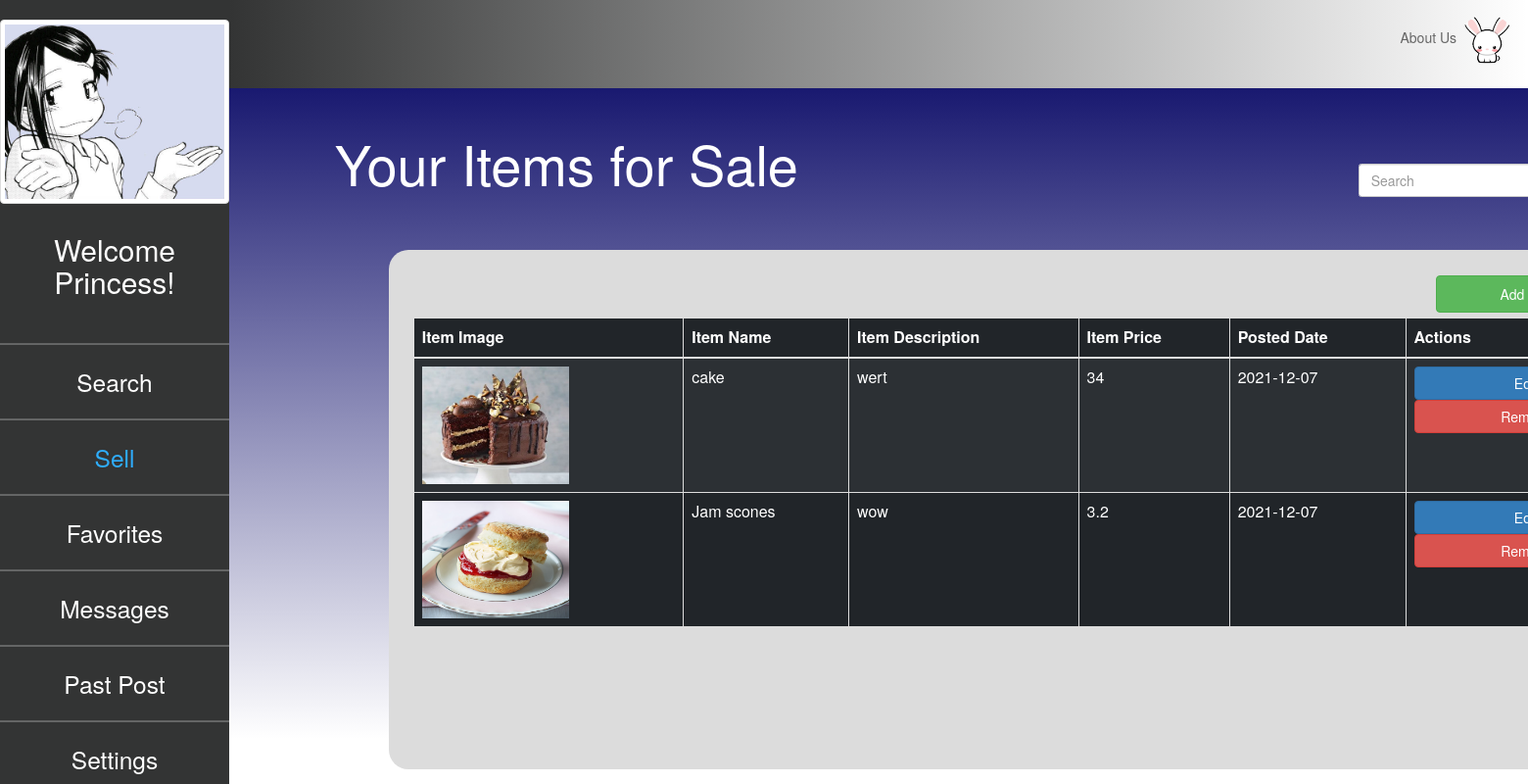
Page /Item/add (signed in) on the committed database.
### tables this page shows
CREATE TABLE `item` (
  `item_id` int(11) NOT NULL,
  `profile_id` int(11) NOT NULL,
  `item_name` varchar(50) NOT NULL,
  `item_pic` varchar(50) NOT NULL,
  `item_desc` text NOT NULL,
  `item_price` double NOT NULL,
  `posted_date` date NOT NULL DEFAULT current_timestamp(),
  `visits` int(11) NOT NULL,
  `status` enum('available','unavailable') NOT NULL DEFAULT 'available'
);

### app/core/Controller.php (called while the page is built, shortened)
<?php
class Controller{
	public function view($name,$data=null){
		include 'app/views/' . $name . '.php';
	}
}

### app/controllers/Item.php (called while the page is built, shortened)
<?php
class Item extends \app\core\Controller{
	public function index(){
		$item = new \app\models\Item();
		$result = $item->getAllItem($_SESSION['profile_id']);
		$this->view('Item/index',['item'=>$result]);
	}
}

### app/core/App.php (called while the page is built, shortened)
<?php
class App{
	private $method = 'index';
	public function __construct(){
		$url = $this->parseURL();
		if(isset($url[0])){
			unset($url[0]);
		}
		$this->controller = new $this->controller;
		if(isset($url[1])){
			unset($url[1]);
		}
		$this->params = $url ? array_values($url) : [];
		call_user_func_array(array($this->controller, $this->method), $this->params);
	}
	public function parseURL(){
		if(isset($_GET['url'])){
			return explode('/', filter_var(rtrim($_GET['url'], '/'),FILTER_SANITIZE_URL));
		}
	}
}

### index.php (called while the page is built, shortened)
<?php
new \app\core\App();

### app/models/Item.php (called while the page is built, shortened)
<?php
class Item extends \app\core\Model{
    public function getAllItem($profile_id){
        $SQL = "SELECT * FROM item WHERE profile_id = :profile_id AND `status` = 'available'";
        $STMT = self::$_connection->prepare($SQL);
        $STMT->execute(['profile_id'=>$profile_id]);
        $STMT->setFetchMode(\PDO::FETCH_CLASS,'app\\models\\Item');
        return $STMT->fetchAll();
    }
}

### app/core/Model.php (called while the page is built, shortened)
<?php
class Model{
	public function __construct(){
		$username = 'root';
		$password = '';
		$host = 'localhost';
		$DBname = 'teamproject';
	}
}

### app/views/Item/index.php (the view, shortened to what this page needs)
<html>
<head>
    <link href="https://cdn.jsdelivr.net/npm/bootstrap@5.1.3/dist/css/bootstrap.min.css" rel="stylesheet"
>
    <link rel="stylesheet" href="/app/css/design.css">
    <link rel="stylesheet" href="https://maxcdn.bootstrapcdn.com/bootstrap/3.4.1/css/bootstrap.min.css">
</head>
<body id='container'>
<div class="sidenav">
    <center>
    <img src="<?=$_SESSION['profile_pic'] ?>" class='img-thumbnail img-fluid' alt="Responsive image" id='logo' alt="">
    <center>
    <h2 class="nav-title" style="color:white; margin-top: 30px">
        Welcome <?=$_SESSION['profile_name'] ?>!
    </h2>
    <div class="admin-navbar-items">
        <hr class="admin-hr">
        <a href="/Profile/index">Search</a>
        <hr class="admin-hr">
        <a style="color: #2fadfc;" href="/Item/add">Sell</a>
        <hr class="admin-hr">
        <a href="/Favorite/index">Favorites</a>
        <hr class="admin-hr">
        <a href="/Message/index">Messages</a>
        <hr class="admin-hr">
        <a href="/Item/past">Past Post</a>
        <hr class="admin-hr">
    </div>
    </center>
    <div class="text-center setting-logout-position-admin">
        <a href="#">Settings</a>
        <center>
            <br><br><br><br><br><hr>
        </center>
    </div>
</div>
    <div class="p-4 topBar">
        <ul id="right-side">
            <a href="">About Us
                <img src="/images/bunny.gif" id="profilepic">
            </a>
        </ul>
    </div>
    <div class="blue-box">
     <div class="container" style="margin-left: 7%;">
         <form action="/Item/search" method="POST">
                 <div style='display:inline-block; margin-top: 4%'><h1 style="display:inline;color:white; width: 30%; font-size: 400%">Your Items for Sale</h1>
                 </div>
                 <div style='display:inline-block; margin-left: 25%'><input type="search" class="form-control rounded" placeholder="Search" style="width: 150%; margin-left: 145%"/>
                 </div>
         </form>
     </div>
    <div style='display:inline-block; height: 55%'>
        <div class="container insideColor" style="height: 40%; margin-left: 20%; margin-top: 5%; width: 400%; height: 145%">
            <section class="p-3" style="width: 85%;">
                <button type="button" class="btn btn-success btn-rounded" data-toggle="modal"
                        data-target="#modalCenter" style="margin-left: 97%; width: 20%; height: 7%; margin-top: 1.5%">Add new item</button>
                <div class="table-wrapper-scroll-y my-custom-scrollbar" style="width: 117%;margin-top: 0.5%">
                    <table class="table table-bordered table-striped table-dark">
                        <thead>
                            <tr>
                              <th scope="col">Item Image</th>
                              <th scope="col">Item Name</th>
                              <th scope="col">Item Description</th>
                              <th scope="col">Item Price</th>
                              <th scope="col">Posted Date</th>
                              <th scope="col">Actions</th>
                            </tr>
                        </thead>
                        <tbody>
                            <?php
                            foreach($data['item'] as $result) {
                            echo " <tr>
                                        <td >
                                            <img src='$result->item_pic' style='width:150px; height: 120px;'>
                                        </td>
                                        <td >$result->item_name</td>
                                        <td style='word-wrap:break-word'>$result->item_desc</td>
                                        <td >$result->item_price</td>
                                        <td >$result->posted_date</td>
                                        <td >
                                            <a href='/Item/edit/$result->item_id' class='btn btn-primary' style='width:100%;''>Edit</a>
                                            <a href='/Item/discard/$result->item_id' class='btn btn-danger' style='width:100%;''>Remove</a>
                                        </td>
                                    </tr>";
                                }
                            ?>
                        </tbody>
                    </table>
                 </div>
            </section>
        </div>
    </div>
</div>
</body>
</html>

### app/css/design.css (style rules this page uses)
#container { width: 100%; height: 83%; }
.sidenav { height: 100%; width: 15%; position: fixed; z-index: 1; top: 0; left: 0; background-color: #333434; overflow-x: hidden; padding-top: 20px; }
.sidenav a { text-decoration: none; font-size: 175%; color: white; display: block; }
.admin-navbar-items { margin-top: 20%; }
.admin-hr { color: white; width: 340px; }
.blue-box { margin-left: 15%; width: 85%; height: 100%; background-image: linear-gradient(to top, rgba(25,25,112,0), rgba(25,25,112,1)); }
.container { position: center; border-radius: 20px; }
.topBar { background-image: linear-gradient(to left, rgba(51, 52, 52,0), rgba(51, 52, 52,1)); color: #666666; margin-left: 15%; width: 85%; display: inline-block; }
.topBar a { color: #666666; vertical-align: middle; }
#right-side { display: inline; float: right; text-align: right; }
#right-side a { vertical-align: middle; }
#profilepic { height:50px; width: auto; border-radius:50px; }
.insideColor { background-color: #DCDCDC; }
.my-custom-scrollbar { position: relative; height: 84%; overflow: auto; }
.table-wrapper-scroll-y { display: block; }

### rows in the picture
item: item_pic (picture), item_name "cake", item_desc "wert", item_price "34", posted_date "2021-12-07"
item: item_pic (picture), item_name "Jam scones", item_desc "wow", item_price "3.2", posted_date "2021-12-07"

### other values in the picture
$_SESSION['profile_name'] "Princess"
